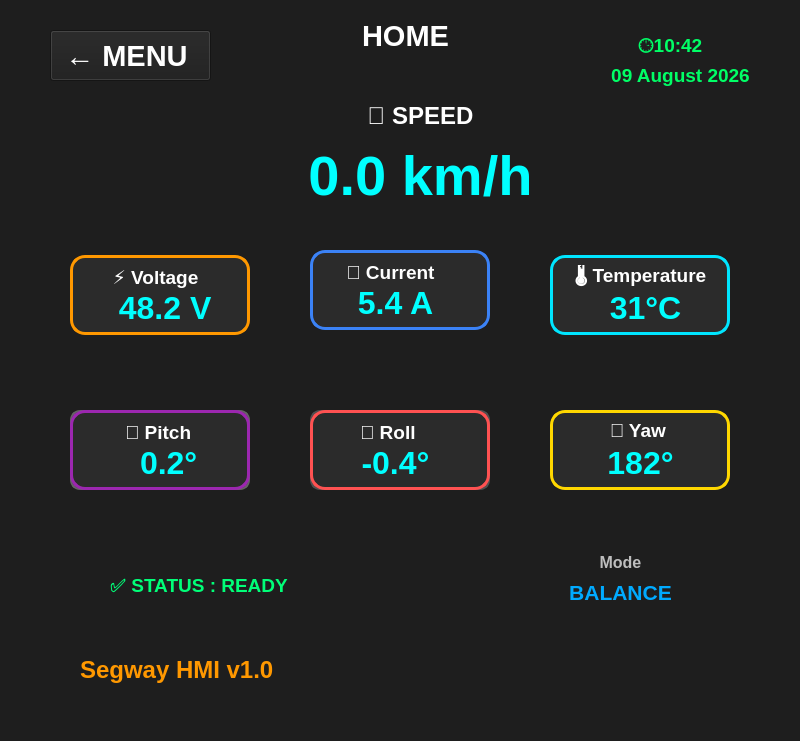
<?xml version="1.0" encoding="UTF-8"?>
<ui version="4.0">
 <class>Home</class>
 <widget class="QWidget" name="Home">
  <property name="geometry">
   <rect>
    <x>0</x>
    <y>0</y>
    <width>800</width>
    <height>741</height>
   </rect>
  </property>
  <property name="maximumSize">
   <size>
    <width>800</width>
    <height>16777215</height>
   </size>
  </property>
  <property name="sizeIncrement">
   <size>
    <width>800</width>
    <height>480</height>
   </size>
  </property>
  <property name="windowTitle">
   <string>Form</string>
  </property>
  <property name="styleSheet">
   <string notr="true">background-color: rgb(30,30,30);</string>
  </property>
  <widget class="QLabel" name="lblhome">
   <property name="geometry">
    <rect>
     <x>320</x>
     <y>20</y>
     <width>171</width>
     <height>31</height>
    </rect>
   </property>
   <property name="maximumSize">
    <size>
     <width>171</width>
     <height>31</height>
    </size>
   </property>
   <property name="sizeIncrement">
    <size>
     <width>300</width>
     <height>40</height>
    </size>
   </property>
   <property name="font">
    <font>
     <family>Arial</family>
     <pointsize>22</pointsize>
     <bold>true</bold>
     <kerning>false</kerning>
    </font>
   </property>
   <property name="styleSheet">
    <string notr="true">color: white;</string>
   </property>
   <property name="text">
    <string>HOME</string>
   </property>
   <property name="alignment">
    <set>Qt::AlignmentFlag::AlignCenter</set>
   </property>
  </widget>
  <widget class="QLabel" name="speedTitleLabel">
   <property name="geometry">
    <rect>
     <x>350</x>
     <y>100</y>
     <width>141</width>
     <height>31</height>
    </rect>
   </property>
   <property name="sizeIncrement">
    <size>
     <width>250</width>
     <height>30</height>
    </size>
   </property>
   <property name="font">
    <font>
     <family>Arial</family>
     <pointsize>18</pointsize>
     <bold>true</bold>
    </font>
   </property>
   <property name="styleSheet">
    <string notr="true">color:white;</string>
   </property>
   <property name="text">
    <string>🚀 SPEED</string>
   </property>
   <property name="alignment">
    <set>Qt::AlignmentFlag::AlignCenter</set>
   </property>
  </widget>
  <widget class="QLabel" name="speedValueLabel">
   <property name="geometry">
    <rect>
     <x>290</x>
     <y>150</y>
     <width>261</width>
     <height>51</height>
    </rect>
   </property>
   <property name="sizeIncrement">
    <size>
     <width>350</width>
     <height>70</height>
    </size>
   </property>
   <property name="font">
    <font>
     <family>Arial</family>
     <pointsize>42</pointsize>
     <bold>true</bold>
    </font>
   </property>
   <property name="styleSheet">
    <string notr="true">color:#00FFFF;</string>
   </property>
   <property name="text">
    <string>0.0 km/h</string>
   </property>
   <property name="alignment">
    <set>Qt::AlignmentFlag::AlignCenter</set>
   </property>
  </widget>
  <widget class="QFrame" name="frameVoltage">
   <property name="geometry">
    <rect>
     <x>70</x>
     <y>255</y>
     <width>180</width>
     <height>80</height>
    </rect>
   </property>
   <property name="sizeIncrement">
    <size>
     <width>200</width>
     <height>95</height>
    </size>
   </property>
   <property name="styleSheet">
    <string notr="true">QFrame
{
    background-color: #2B2B2B;
    border: 3px solid #FF9800;
    border-radius: 15px;
}</string>
   </property>
   <property name="frameShape">
    <enum>QFrame::Shape::Box</enum>
   </property>
   <property name="frameShadow">
    <enum>QFrame::Shadow::Plain</enum>
   </property>
   <property name="lineWidth">
    <number>2</number>
   </property>
   <widget class="QLabel" name="voltageTitleLabel">
    <property name="geometry">
     <rect>
      <x>30</x>
      <y>10</y>
      <width>111</width>
      <height>25</height>
     </rect>
    </property>
    <property name="font">
     <font>
      <family>Arial</family>
      <pointsize>14</pointsize>
      <bold>true</bold>
     </font>
    </property>
    <property name="styleSheet">
     <string notr="true">color: white;
background-color: transparent;
border: none;</string>
    </property>
    <property name="text">
     <string>⚡ Voltage</string>
    </property>
    <property name="alignment">
     <set>Qt::AlignmentFlag::AlignCenter</set>
    </property>
   </widget>
   <widget class="QLabel" name="voltageValueLabel">
    <property name="geometry">
     <rect>
      <x>40</x>
      <y>30</y>
      <width>111</width>
      <height>45</height>
     </rect>
    </property>
    <property name="font">
     <font>
      <family>Arial</family>
      <pointsize>24</pointsize>
      <bold>true</bold>
     </font>
    </property>
    <property name="styleSheet">
     <string notr="true">color: rgb(0,255,255);
background-color: transparent;
border: none;</string>
    </property>
    <property name="text">
     <string> 48.2 V</string>
    </property>
   </widget>
  </widget>
  <widget class="QFrame" name="tempeatuereframe">
   <property name="geometry">
    <rect>
     <x>550</x>
     <y>255</y>
     <width>180</width>
     <height>80</height>
    </rect>
   </property>
   <property name="sizeIncrement">
    <size>
     <width>200</width>
     <height>95</height>
    </size>
   </property>
   <property name="styleSheet">
    <string notr="true">QFrame
{
    background-color: #2B2B2B;
    border: 3px solid #00E5FF;
    border-radius: 15px;
}</string>
   </property>
   <property name="frameShape">
    <enum>QFrame::Shape::Box</enum>
   </property>
   <property name="frameShadow">
    <enum>QFrame::Shadow::Plain</enum>
   </property>
   <widget class="QLabel" name="temperatureTitleLabel">
    <property name="geometry">
     <rect>
      <x>10</x>
      <y>10</y>
      <width>161</width>
      <height>25</height>
     </rect>
    </property>
    <property name="font">
     <font>
      <family>Arial</family>
      <pointsize>14</pointsize>
      <bold>true</bold>
     </font>
    </property>
    <property name="styleSheet">
     <string notr="true">color: white;
background-color: transparent;
border: none;</string>
    </property>
    <property name="text">
     <string>🌡 Temperature</string>
    </property>
    <property name="alignment">
     <set>Qt::AlignmentFlag::AlignCenter</set>
    </property>
   </widget>
   <widget class="QLabel" name="temperatureValueLabel">
    <property name="geometry">
     <rect>
      <x>20</x>
      <y>30</y>
      <width>151</width>
      <height>45</height>
     </rect>
    </property>
    <property name="font">
     <font>
      <family>Arial</family>
      <pointsize>24</pointsize>
      <bold>true</bold>
     </font>
    </property>
    <property name="styleSheet">
     <string notr="true">color: rgb(0,255,255);
background-color: transparent;
border: none;</string>
    </property>
    <property name="text">
     <string>31°C</string>
    </property>
    <property name="alignment">
     <set>Qt::AlignmentFlag::AlignCenter</set>
    </property>
   </widget>
  </widget>
  <widget class="QFrame" name="frameCurrent">
   <property name="geometry">
    <rect>
     <x>310</x>
     <y>250</y>
     <width>180</width>
     <height>80</height>
    </rect>
   </property>
   <property name="sizeIncrement">
    <size>
     <width>200</width>
     <height>95</height>
    </size>
   </property>
   <property name="styleSheet">
    <string notr="true">QFrame
{
    background-color: #2B2B2B;
    border: 3px solid #3B82F6;
    border-radius: 15px;
}</string>
   </property>
   <property name="frameShape">
    <enum>QFrame::Shape::Box</enum>
   </property>
   <property name="frameShadow">
    <enum>QFrame::Shadow::Plain</enum>
   </property>
   <widget class="QLabel" name="currentTitleLabel">
    <property name="geometry">
     <rect>
      <x>30</x>
      <y>10</y>
      <width>101</width>
      <height>25</height>
     </rect>
    </property>
    <property name="sizeIncrement">
     <size>
      <width>70</width>
      <height>255</height>
     </size>
    </property>
    <property name="font">
     <font>
      <family>Arial</family>
      <pointsize>14</pointsize>
      <bold>true</bold>
     </font>
    </property>
    <property name="styleSheet">
     <string notr="true">color: white;
background-color: transparent;
border: none;</string>
    </property>
    <property name="text">
     <string>🌊 Current</string>
    </property>
    <property name="alignment">
     <set>Qt::AlignmentFlag::AlignCenter</set>
    </property>
   </widget>
   <widget class="QLabel" name="currentValueLabel">
    <property name="geometry">
     <rect>
      <x>30</x>
      <y>30</y>
      <width>111</width>
      <height>45</height>
     </rect>
    </property>
    <property name="font">
     <font>
      <family>Arial</family>
      <pointsize>24</pointsize>
      <bold>true</bold>
     </font>
    </property>
    <property name="styleSheet">
     <string notr="true">color: rgb(0,255,255);
background-color: transparent;
border: none;</string>
    </property>
    <property name="text">
     <string>5.4 A</string>
    </property>
    <property name="alignment">
     <set>Qt::AlignmentFlag::AlignCenter</set>
    </property>
   </widget>
  </widget>
  <widget class="QFrame" name="LefRPMframe">
   <property name="geometry">
    <rect>
     <x>70</x>
     <y>410</y>
     <width>180</width>
     <height>80</height>
    </rect>
   </property>
   <property name="sizeIncrement">
    <size>
     <width>200</width>
     <height>95</height>
    </size>
   </property>
   <property name="styleSheet">
    <string notr="true">background-color: rgb(38,38,38);
border:2px solid rgb(100,100,100);
border-radius:10px;</string>
   </property>
   <property name="frameShape">
    <enum>QFrame::Shape::Box</enum>
   </property>
   <property name="frameShadow">
    <enum>QFrame::Shadow::Plain</enum>
   </property>
   <property name="lineWidth">
    <number>2</number>
   </property>
   <widget class="QLabel" name="leftRPMTitleLabel">
    <property name="geometry">
     <rect>
      <x>20</x>
      <y>10</y>
      <width>121</width>
      <height>25</height>
     </rect>
    </property>
    <property name="font">
     <font>
      <family>Arial</family>
      <pointsize>14</pointsize>
      <bold>true</bold>
     </font>
    </property>
    <property name="styleSheet">
     <string notr="true">background-color: transparent;
border: none;
color: rgb(190,190,190);</string>
    </property>
    <property name="text">
     <string>🛞 Left RPM</string>
    </property>
    <property name="alignment">
     <set>Qt::AlignmentFlag::AlignCenter</set>
    </property>
   </widget>
   <widget class="QLabel" name="leftRPMTitleLabel_2">
    <property name="geometry">
     <rect>
      <x>40</x>
      <y>30</y>
      <width>111</width>
      <height>45</height>
     </rect>
    </property>
    <property name="font">
     <font>
      <family>Arial</family>
      <pointsize>24</pointsize>
      <bold>true</bold>
     </font>
    </property>
    <property name="styleSheet">
     <string notr="true">background-color: transparent;
border: none;
color: rgb(0,170,255);</string>
    </property>
    <property name="text">
     <string>1452</string>
    </property>
   </widget>
   <widget class="QFrame" name="framePitch">
    <property name="geometry">
     <rect>
      <x>0</x>
      <y>0</y>
      <width>180</width>
      <height>80</height>
     </rect>
    </property>
    <property name="sizeIncrement">
     <size>
      <width>200</width>
      <height>95</height>
     </size>
    </property>
    <property name="styleSheet">
     <string notr="true">QFrame
{
    background-color: #2B2B2B;
    border: 3px solid #9C27B0;
    border-radius: 15px;
}</string>
    </property>
    <property name="frameShape">
     <enum>QFrame::Shape::Box</enum>
    </property>
    <property name="frameShadow">
     <enum>QFrame::Shadow::Plain</enum>
    </property>
    <property name="lineWidth">
     <number>2</number>
    </property>
    <widget class="QLabel" name="pitchTitleLabel">
     <property name="geometry">
      <rect>
       <x>30</x>
       <y>10</y>
       <width>111</width>
       <height>25</height>
      </rect>
     </property>
     <property name="font">
      <font>
       <family>Arial</family>
       <pointsize>14</pointsize>
       <bold>true</bold>
      </font>
     </property>
     <property name="styleSheet">
      <string notr="true">color: white;
background-color: transparent;
border: none;</string>
     </property>
     <property name="text">
      <string> 📐 Pitch</string>
     </property>
     <property name="alignment">
      <set>Qt::AlignmentFlag::AlignCenter</set>
     </property>
    </widget>
    <widget class="QLabel" name="pitchValueLabel">
     <property name="geometry">
      <rect>
       <x>70</x>
       <y>30</y>
       <width>111</width>
       <height>45</height>
      </rect>
     </property>
     <property name="font">
      <font>
       <family>Arial</family>
       <pointsize>24</pointsize>
       <bold>true</bold>
      </font>
     </property>
     <property name="styleSheet">
      <string notr="true">color: rgb(0,255,255);
background-color: transparent;
border: none;</string>
     </property>
     <property name="text">
      <string>0.2°</string>
     </property>
    </widget>
   </widget>
  </widget>
  <widget class="QFrame" name="frameRightRPM">
   <property name="geometry">
    <rect>
     <x>310</x>
     <y>410</y>
     <width>180</width>
     <height>80</height>
    </rect>
   </property>
   <property name="sizeIncrement">
    <size>
     <width>200</width>
     <height>95</height>
    </size>
   </property>
   <property name="styleSheet">
    <string notr="true">background-color: rgb(45,45,45);
border: 2px solid rgb(80,80,80);
border-radius: 10px;</string>
   </property>
   <property name="frameShape">
    <enum>QFrame::Shape::Box</enum>
   </property>
   <property name="frameShadow">
    <enum>QFrame::Shadow::Plain</enum>
   </property>
   <widget class="QLabel" name="rightRPMTitleLabel">
    <property name="geometry">
     <rect>
      <x>10</x>
      <y>10</y>
      <width>141</width>
      <height>25</height>
     </rect>
    </property>
    <property name="sizeIncrement">
     <size>
      <width>70</width>
      <height>255</height>
     </size>
    </property>
    <property name="font">
     <font>
      <family>Arial</family>
      <pointsize>14</pointsize>
      <bold>true</bold>
     </font>
    </property>
    <property name="styleSheet">
     <string notr="true">background-color: transparent;
border: none;
color: rgb(190,190,190);</string>
    </property>
    <property name="text">
     <string>🛞 Right RPM</string>
    </property>
    <property name="alignment">
     <set>Qt::AlignmentFlag::AlignCenter</set>
    </property>
   </widget>
   <widget class="QLabel" name="rightRPMValueLabel">
    <property name="geometry">
     <rect>
      <x>30</x>
      <y>30</y>
      <width>111</width>
      <height>45</height>
     </rect>
    </property>
    <property name="font">
     <font>
      <family>Arial</family>
      <pointsize>24</pointsize>
      <bold>true</bold>
     </font>
    </property>
    <property name="styleSheet">
     <string notr="true">background-color: transparent;
border: none;
color: rgb(0,170,255);</string>
    </property>
    <property name="text">
     <string>1450</string>
    </property>
    <property name="alignment">
     <set>Qt::AlignmentFlag::AlignCenter</set>
    </property>
   </widget>
   <widget class="QFrame" name="frameRoll">
    <property name="geometry">
     <rect>
      <x>0</x>
      <y>0</y>
      <width>180</width>
      <height>80</height>
     </rect>
    </property>
    <property name="sizeIncrement">
     <size>
      <width>200</width>
      <height>95</height>
     </size>
    </property>
    <property name="styleSheet">
     <string notr="true">QFrame
{
    background-color: #2B2B2B;
    border: 3px solid #FF5252;
    border-radius: 15px;
}</string>
    </property>
    <property name="frameShape">
     <enum>QFrame::Shape::Box</enum>
    </property>
    <property name="frameShadow">
     <enum>QFrame::Shadow::Plain</enum>
    </property>
    <widget class="QLabel" name="rollTitleLabel_2">
     <property name="geometry">
      <rect>
       <x>30</x>
       <y>10</y>
       <width>101</width>
       <height>25</height>
      </rect>
     </property>
     <property name="sizeIncrement">
      <size>
       <width>70</width>
       <height>255</height>
      </size>
     </property>
     <property name="font">
      <font>
       <family>Arial</family>
       <pointsize>14</pointsize>
       <bold>true</bold>
      </font>
     </property>
     <property name="styleSheet">
      <string notr="true">color: white;
background-color: transparent;
border: none;</string>
     </property>
     <property name="text">
      <string>🔄 Roll </string>
     </property>
     <property name="alignment">
      <set>Qt::AlignmentFlag::AlignCenter</set>
     </property>
    </widget>
    <widget class="QLabel" name="rollValueLabel_2">
     <property name="geometry">
      <rect>
       <x>30</x>
       <y>30</y>
       <width>111</width>
       <height>45</height>
      </rect>
     </property>
     <property name="font">
      <font>
       <family>Arial</family>
       <pointsize>24</pointsize>
       <bold>true</bold>
      </font>
     </property>
     <property name="styleSheet">
      <string notr="true">color: rgb(0,255,255);
background-color: transparent;
border: none;</string>
     </property>
     <property name="text">
      <string>-0.4°</string>
     </property>
     <property name="alignment">
      <set>Qt::AlignmentFlag::AlignCenter</set>
     </property>
    </widget>
   </widget>
  </widget>
  <widget class="QFrame" name="Modeframe">
   <property name="geometry">
    <rect>
     <x>530</x>
     <y>540</y>
     <width>180</width>
     <height>80</height>
    </rect>
   </property>
   <property name="sizeIncrement">
    <size>
     <width>200</width>
     <height>95</height>
    </size>
   </property>
   <property name="styleSheet">
    <string notr="true">background-color: transparent;
border: none;
color: rgb(0,255,120);</string>
   </property>
   <property name="frameShape">
    <enum>QFrame::Shape::Box</enum>
   </property>
   <property name="frameShadow">
    <enum>QFrame::Shadow::Plain</enum>
   </property>
   <widget class="QLabel" name="modeTitleLabel">
    <property name="geometry">
     <rect>
      <x>10</x>
      <y>10</y>
      <width>161</width>
      <height>25</height>
     </rect>
    </property>
    <property name="font">
     <font>
      <family>Arial</family>
      <pointsize>14</pointsize>
      <bold>true</bold>
     </font>
    </property>
    <property name="styleSheet">
     <string notr="true">background-color: transparent;
border: none;
color: rgb(190,190,190);</string>
    </property>
    <property name="text">
     <string>&lt;html&gt;&lt;head/&gt;&lt;body&gt;&lt;p&gt;&lt;span style=&quot; font-size:12pt;&quot;&gt; Mode&lt;/span&gt;&lt;/p&gt;&lt;/body&gt;&lt;/html&gt;</string>
    </property>
    <property name="alignment">
     <set>Qt::AlignmentFlag::AlignCenter</set>
    </property>
   </widget>
   <widget class="QLabel" name="modeValueLabel">
    <property name="geometry">
     <rect>
      <x>0</x>
      <y>30</y>
      <width>181</width>
      <height>45</height>
     </rect>
    </property>
    <property name="font">
     <font>
      <family>Arial</family>
      <pointsize>24</pointsize>
      <bold>true</bold>
     </font>
    </property>
    <property name="styleSheet">
     <string notr="true">background-color: transparent;
border: none;
color: rgb(0,170,255);</string>
    </property>
    <property name="text">
     <string>&lt;html&gt;&lt;head/&gt;&lt;body&gt;&lt;p&gt;&lt;span style=&quot; font-size:16pt;&quot;&gt;BALANCE&lt;/span&gt;&lt;/p&gt;&lt;/body&gt;&lt;/html&gt;</string>
    </property>
    <property name="alignment">
     <set>Qt::AlignmentFlag::AlignCenter</set>
    </property>
   </widget>
  </widget>
  <widget class="QLabel" name="statusLabel">
   <property name="geometry">
    <rect>
     <x>110</x>
     <y>570</y>
     <width>201</width>
     <height>31</height>
    </rect>
   </property>
   <property name="font">
    <font>
     <family>Arial</family>
     <pointsize>14</pointsize>
     <bold>true</bold>
    </font>
   </property>
   <property name="styleSheet">
    <string notr="true">background-color: transparent;
border: none;
color: rgb(0,255,120);</string>
   </property>
   <property name="text">
    <string>✅ STATUS : READY</string>
   </property>
  </widget>
  <widget class="QLabel" name="segwaylabel">
   <property name="geometry">
    <rect>
     <x>80</x>
     <y>640</y>
     <width>671</width>
     <height>61</height>
    </rect>
   </property>
   <property name="font">
    <font>
     <family>Segoe UI</family>
     <pointsize>28</pointsize>
     <italic>false</italic>
     <bold>true</bold>
    </font>
   </property>
   <property name="styleSheet">
    <string notr="true">QLabel
{
    color: #FF9800;
    font: 700 28pt &quot;Segoe UI&quot;;
}</string>
   </property>
   <property name="text">
    <string>&lt;html&gt;&lt;head/&gt;&lt;body&gt;&lt;p&gt;&lt;span style=&quot; font-size:18pt; font-weight:700;&quot;&gt;Segway HMI v1.0&lt;/span&gt;&lt;/p&gt;&lt;/body&gt;&lt;/html&gt;</string>
   </property>
  </widget>
  <widget class="QFrame" name="frameYaw">
   <property name="geometry">
    <rect>
     <x>550</x>
     <y>410</y>
     <width>180</width>
     <height>80</height>
    </rect>
   </property>
   <property name="sizeIncrement">
    <size>
     <width>200</width>
     <height>95</height>
    </size>
   </property>
   <property name="styleSheet">
    <string notr="true">QFrame
{
    background-color: #2B2B2B;
    border: 3px solid #FFD700;
    border-radius: 15px;
}</string>
   </property>
   <property name="frameShape">
    <enum>QFrame::Shape::Box</enum>
   </property>
   <property name="frameShadow">
    <enum>QFrame::Shadow::Plain</enum>
   </property>
   <widget class="QLabel" name="yawTitleLabel">
    <property name="geometry">
     <rect>
      <x>10</x>
      <y>10</y>
      <width>161</width>
      <height>21</height>
     </rect>
    </property>
    <property name="font">
     <font>
      <family>Arial</family>
      <pointsize>14</pointsize>
      <bold>true</bold>
     </font>
    </property>
    <property name="styleSheet">
     <string notr="true">color: white;
background-color: transparent;
border: none;</string>
    </property>
    <property name="text">
     <string>🧭 Yaw </string>
    </property>
    <property name="alignment">
     <set>Qt::AlignmentFlag::AlignCenter</set>
    </property>
   </widget>
   <widget class="QLabel" name="yawValueLabel">
    <property name="geometry">
     <rect>
      <x>40</x>
      <y>30</y>
      <width>101</width>
      <height>45</height>
     </rect>
    </property>
    <property name="font">
     <font>
      <family>Arial</family>
      <pointsize>24</pointsize>
      <bold>true</bold>
     </font>
    </property>
    <property name="styleSheet">
     <string notr="true">color: rgb(0,255,255);
background-color: transparent;
border: none;</string>
    </property>
    <property name="text">
     <string>182°</string>
    </property>
    <property name="alignment">
     <set>Qt::AlignmentFlag::AlignCenter</set>
    </property>
   </widget>
  </widget>
  <widget class="QPushButton" name="btnMenu_2">
   <property name="geometry">
    <rect>
     <x>50</x>
     <y>30</y>
     <width>161</width>
     <height>51</height>
    </rect>
   </property>
   <property name="font">
    <font>
     <pointsize>22</pointsize>
     <bold>true</bold>
    </font>
   </property>
   <property name="styleSheet">
    <string notr="true">color: white;</string>
   </property>
   <property name="text">
    <string>← MENU </string>
   </property>
  </widget>
  <widget class="QLabel" name="dateLabel">
   <property name="geometry">
    <rect>
     <x>600</x>
     <y>60</y>
     <width>161</width>
     <height>31</height>
    </rect>
   </property>
   <property name="sizeIncrement">
    <size>
     <width>160</width>
     <height>30</height>
    </size>
   </property>
   <property name="font">
    <font>
     <family>Arial</family>
     <pointsize>14</pointsize>
     <bold>true</bold>
    </font>
   </property>
   <property name="styleSheet">
    <string notr="true">color: #00FF66;</string>
   </property>
   <property name="text">
    <string>09 August 2026</string>
   </property>
   <property name="alignment">
    <set>Qt::AlignmentFlag::AlignCenter</set>
   </property>
  </widget>
  <widget class="QLabel" name="timeLabel">
   <property name="geometry">
    <rect>
     <x>610</x>
     <y>30</y>
     <width>121</width>
     <height>31</height>
    </rect>
   </property>
   <property name="sizeIncrement">
    <size>
     <width>160</width>
     <height>30</height>
    </size>
   </property>
   <property name="font">
    <font>
     <family>Arial</family>
     <pointsize>14</pointsize>
     <bold>true</bold>
    </font>
   </property>
   <property name="styleSheet">
    <string notr="true">color: #00FF66;</string>
   </property>
   <property name="text">
    <string>🕒10:42</string>
   </property>
   <property name="alignment">
    <set>Qt::AlignmentFlag::AlignCenter</set>
   </property>
  </widget>
 </widget>
 <resources/>
 <connections/>
</ui>
